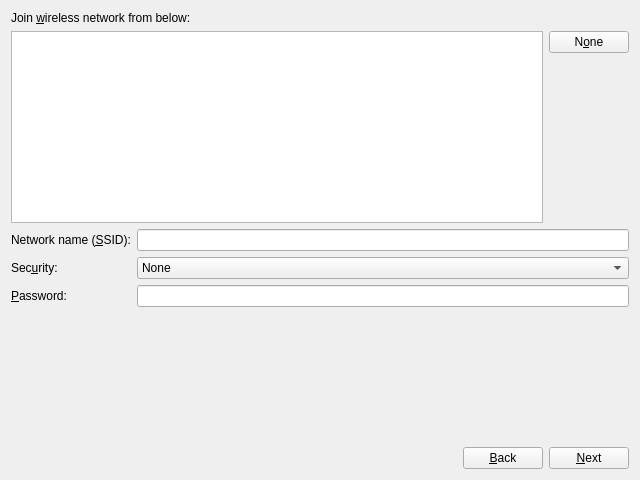
<?xml version="1.0" encoding="UTF-8"?>
<ui version="4.0">
 <class>WirelessSettingsStepWidget</class>
 <widget class="QWidget" name="WirelessSettingsStepWidget">
  <property name="geometry">
   <rect>
    <x>0</x>
    <y>0</y>
    <width>640</width>
    <height>480</height>
   </rect>
  </property>
  <property name="windowTitle">
   <string>Form</string>
  </property>
  <layout class="QFormLayout" name="formLayout">
   <property name="fieldGrowthPolicy">
    <enum>QFormLayout::AllNonFixedFieldsGrow</enum>
   </property>
   <item row="0" column="0" colspan="2">
    <widget class="QLabel" name="label_8">
     <property name="text">
      <string>Join &amp;wireless network from below:</string>
     </property>
     <property name="buddy">
      <cstring>listView</cstring>
     </property>
    </widget>
   </item>
   <item row="2" column="0" colspan="2">
    <layout class="QHBoxLayout" name="horizontalLayout_2">
     <item>
      <widget class="QListView" name="listView"/>
     </item>
     <item>
      <layout class="QVBoxLayout" name="verticalLayout_3">
       <item>
        <widget class="QPushButton" name="wifiNoneBtn">
         <property name="text">
          <string>N&amp;one</string>
         </property>
        </widget>
       </item>
       <item>
        <spacer name="verticalSpacer">
         <property name="orientation">
          <enum>Qt::Vertical</enum>
         </property>
         <property name="sizeHint" stdset="0">
          <size>
           <width>20</width>
           <height>40</height>
          </size>
         </property>
        </spacer>
       </item>
      </layout>
     </item>
    </layout>
   </item>
   <item row="3" column="0">
    <widget class="QLabel" name="label_9">
     <property name="text">
      <string>Network name (&amp;SSID):</string>
     </property>
     <property name="buddy">
      <cstring>wifiSSIDlineEdit</cstring>
     </property>
    </widget>
   </item>
   <item row="3" column="1">
    <widget class="QLineEdit" name="wifiSSIDlineEdit"/>
   </item>
   <item row="6" column="0">
    <widget class="QLabel" name="label_10">
     <property name="text">
      <string>Sec&amp;urity:</string>
     </property>
     <property name="buddy">
      <cstring>wifiSecurityComboBox</cstring>
     </property>
    </widget>
   </item>
   <item row="6" column="1">
    <widget class="QComboBox" name="wifiSecurityComboBox">
     <item>
      <property name="text">
       <string>None</string>
      </property>
     </item>
     <item>
      <property name="text">
       <string>WEP</string>
      </property>
     </item>
     <item>
      <property name="text">
       <string>WPA</string>
      </property>
     </item>
     <item>
      <property name="text">
       <string>WPA2</string>
      </property>
     </item>
    </widget>
   </item>
   <item row="9" column="0">
    <widget class="QLabel" name="label_11">
     <property name="text">
      <string>&amp;Password:</string>
     </property>
     <property name="buddy">
      <cstring>wifiPassLineEdit</cstring>
     </property>
    </widget>
   </item>
   <item row="9" column="1">
    <widget class="QLineEdit" name="wifiPassLineEdit">
     <property name="echoMode">
      <enum>QLineEdit::Password</enum>
     </property>
    </widget>
   </item>
   <item row="12" column="0" colspan="2">
    <layout class="QHBoxLayout" name="horizontalLayout">
     <item>
      <spacer name="horizontalSpacer">
       <property name="orientation">
        <enum>Qt::Horizontal</enum>
       </property>
       <property name="sizeHint" stdset="0">
        <size>
         <width>40</width>
         <height>20</height>
        </size>
       </property>
      </spacer>
     </item>
     <item>
      <widget class="QPushButton" name="backButton">
       <property name="text">
        <string>&amp;Back</string>
       </property>
      </widget>
     </item>
     <item>
      <widget class="QPushButton" name="nextButton">
       <property name="text">
        <string>&amp;Next</string>
       </property>
      </widget>
     </item>
    </layout>
   </item>
   <item row="11" column="0">
    <spacer name="verticalSpacer_2">
     <property name="orientation">
      <enum>Qt::Vertical</enum>
     </property>
     <property name="sizeHint" stdset="0">
      <size>
       <width>20</width>
       <height>40</height>
      </size>
     </property>
    </spacer>
   </item>
  </layout>
 </widget>
 <resources/>
 <connections/>
</ui>
